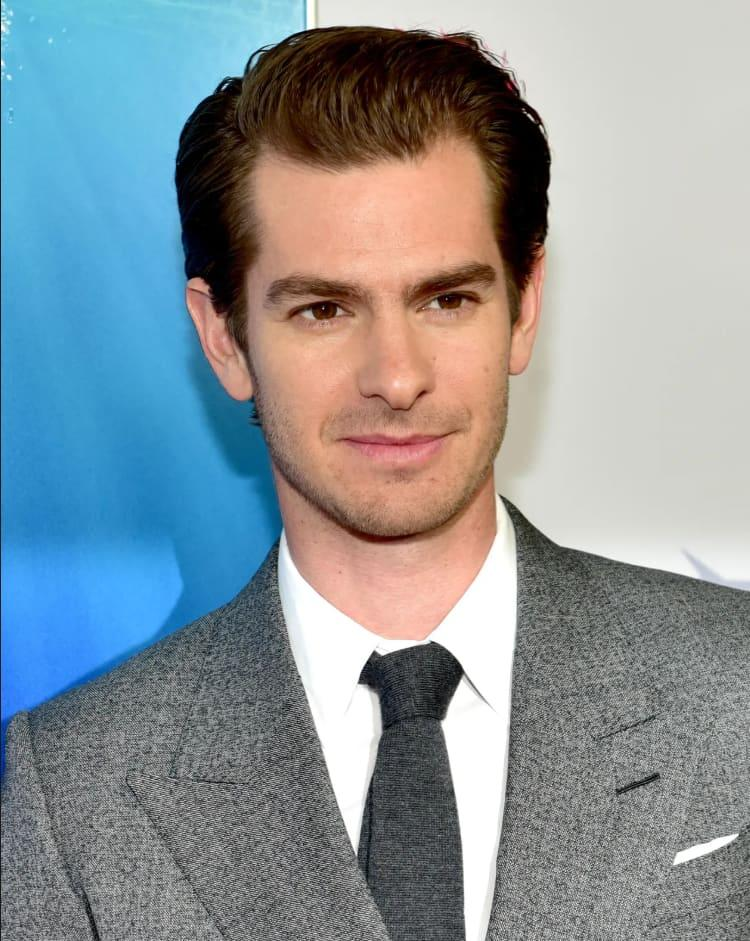
#> input picture ai_and_machine_lurning/undervisning/info/Week 38 Image Recognition/andrew.jpg, 750 x 941 px
$ jupyter execute 'Lab3-Object Detection.ipynb'
#> lines starting #> are read from the running program, lines starting #| are printed output that depends on the picture; after the words box and inside, x2 and y2 are one past the last pixel; in counts of white or black regions, pixels touching at a corner belong together
# Haar Cascades for Object Detection

Haar Cascade classifiers are a machine learning-based method for object detection.

## 1.  Importing required Libraries and Haar Cascade Classifier

[cell 1]
import cv2
import numpy as np
import matplotlib.pyplot as plt

face_cascade = cv2.CascadeClassifier("haarcascade_frontalface_default.xml")
eye_cascade = cv2.CascadeClassifier('haarcascade_eye.xml')

## 2. Creating a function to detect faces and eyes

Create a function **adjusted_detect_face()** to detect faces in an image using the face cascade classifier and **detect_eyes()** to detect eyes using the eye cascade classifier. These functions will draw rectangles around the detected faces and eyes.

Use the function **cv2.rectangle()**, this function draws a rectangle on the image at the coordinates (x, y) with a width w and height h. The color is white (255, 255, 255) and the rectangle has a thickness of 10 pixels.

[cell 2]
# Creating Function to Detect Faces

def adjusted_detect_face(img):
    face_img = img.copy()
    face_rect = face_cascade.detectMultiScale(face_img, scaleFactor=1.2, minNeighbors=5)

    for (x, y, w, h) in face_rect:
        cv2.rectangle(face_img, (x, y), (x + w, y + h), (255, 255, 255), 10)

    return face_img

# Creating Function to Detect Eyes
def detect_eyes(img):
    eye_img = img.copy()
    eye_rect = eye_cascade.detectMultiScale(eye_img, scaleFactor=1.2, minNeighbors=5)

    for (x, y, w, h) in eye_rect:
        cv2.rectangle(eye_img, (x, y), (x + w, y + h), (255, 255, 255), 10)

    return eye_img

## 3. Load the image

Load the image and create three copies of the images

[cell 3]
img = cv2.imread('andrew.jpg')
#> img is the input picture: shape (941, 750, 3); mean B, G, R 153.4, 147.9, 137.5
img_copy1 = img.copy()
img_copy2 = img.copy()
img_copy3 = img.copy()

plt.imshow(cv2.cvtColor(img, cv2.COLOR_BGR2RGB))

## 4. Detecting Faces and Eyes

This code will output three images: **Face Detection, Eyes Detection and Face and Eyes Detection**. These images will also be saved as face.jpg, eyes.jpg and face+eyes.jpg respectively.

[cell 4]
# Face Detection
face = adjusted_detect_face(img_copy1)
#> in adjusted_detect_face, `face_rect = face_cascade.detectMultiScale(face_img, scaleFactor=1.2, m..`: face_rect = [[208, 167, 356, 356]]
#> the loop in adjusted_detect_face, `for (x, y, w, h) in face_rect:` made 1 pass
#> after the loop in adjusted_detect_face, `for (x, y, w, h) in face_rect:`:
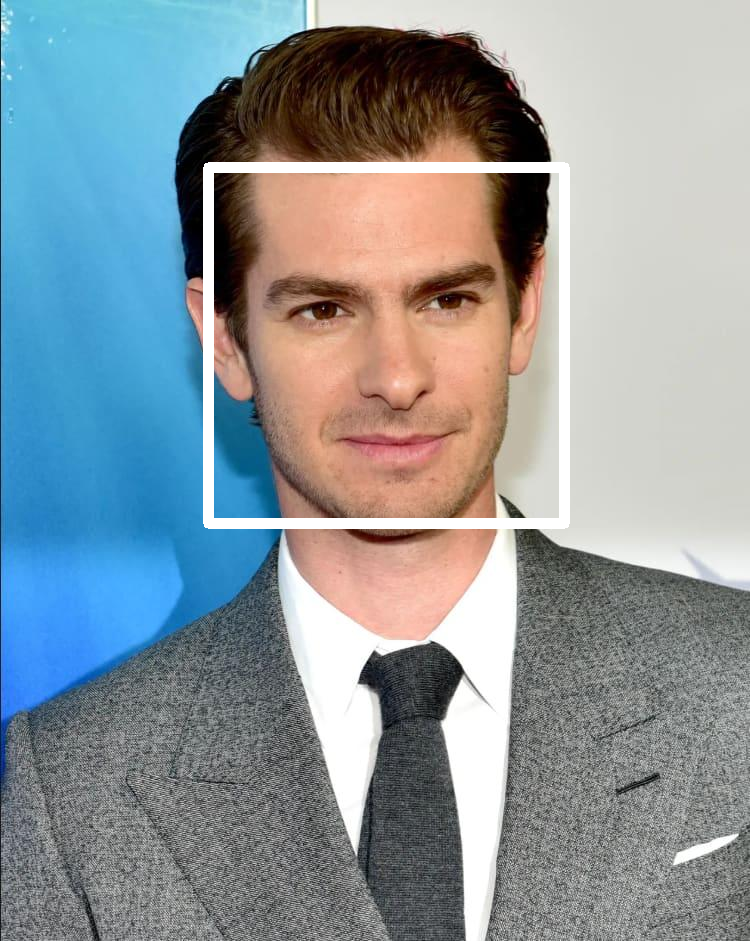
#> face_img: shape (941, 750, 3); 2.21% of pixels changed, all inside (x1, y1, x2, y2) = (203, 162, 570, 529)
plt.imshow(cv2.cvtColor(face, cv2.COLOR_BGR2RGB))
plt.show()
cv2.imwrite('face.jpg', face)

# Eyes Detection:
eyes = detect_eyes(img_copy2)
#> in detect_eyes, `eye_rect = eye_cascade.detectMultiScale(eye_img, scaleFactor=1.2, minN..`: eye_rect = [[283, 273, 73, 73], [407, 266, 69, 69]]
#> the loop in detect_eyes, `for (x, y, w, h) in eye_rect:` made 2 passes
#> after the loop in detect_eyes, `for (x, y, w, h) in eye_rect:`:
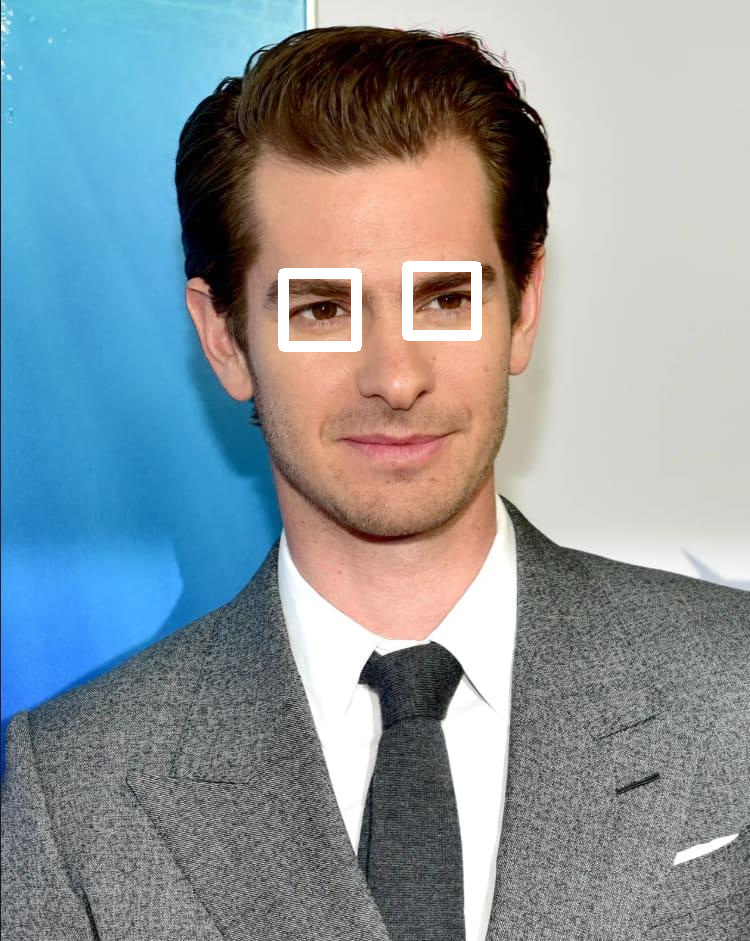
#> eye_img: shape (941, 750, 3); 0.87% of pixels changed, all inside (x1, y1, x2, y2) = (278, 261, 482, 352)
plt.imshow(cv2.cvtColor(eyes, cv2.COLOR_BGR2RGB))
plt.show()
cv2.imwrite('eyes.jpg', eyes)

# Face and Eyes Detection:
face3 = adjusted_detect_face(img_copy3)
#> the loop in adjusted_detect_face (call 2), `for (x, y, w, h) in face_rect:` made 1 pass
eyes_face = detect_eyes(face3)
#> the loop in detect_eyes (call 2), `for (x, y, w, h) in eye_rect:` made 2 passes
#> after the loop in detect_eyes (call 2), `for (x, y, w, h) in eye_rect:`:
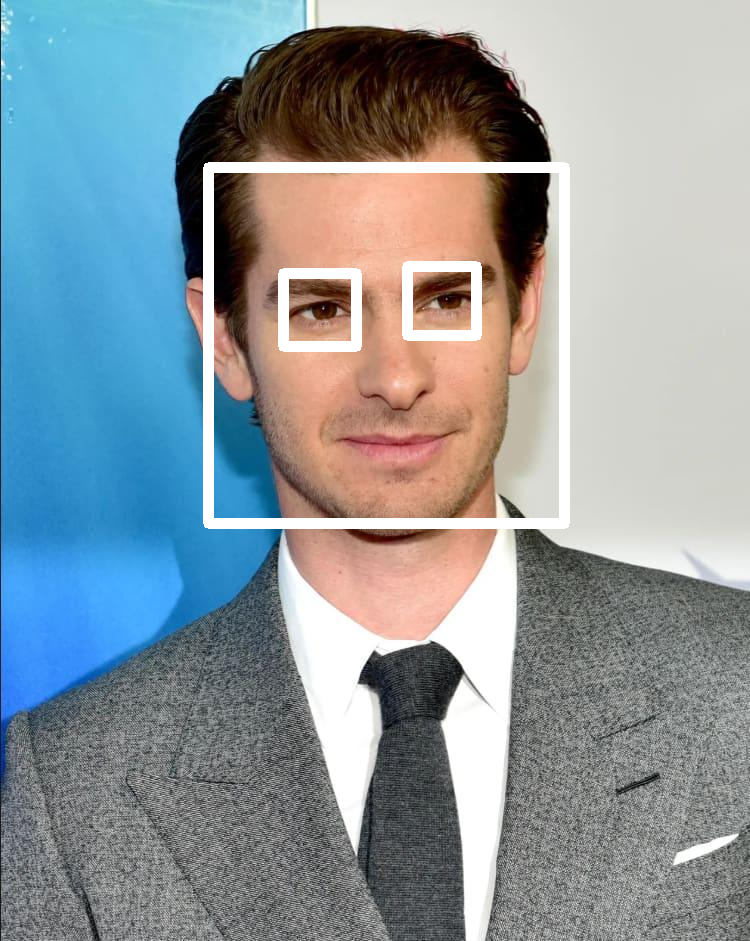
#> eye_img: shape (941, 750, 3); 0.87% of pixels changed, all inside (x1, y1, x2, y2) = (278, 261, 482, 352)
plt.imshow(cv2.cvtColor(eyes_face, cv2.COLOR_BGR2RGB))
plt.show()
cv2.imwrite('face+eyes.jpg', eyes_face)
#> Out = True
